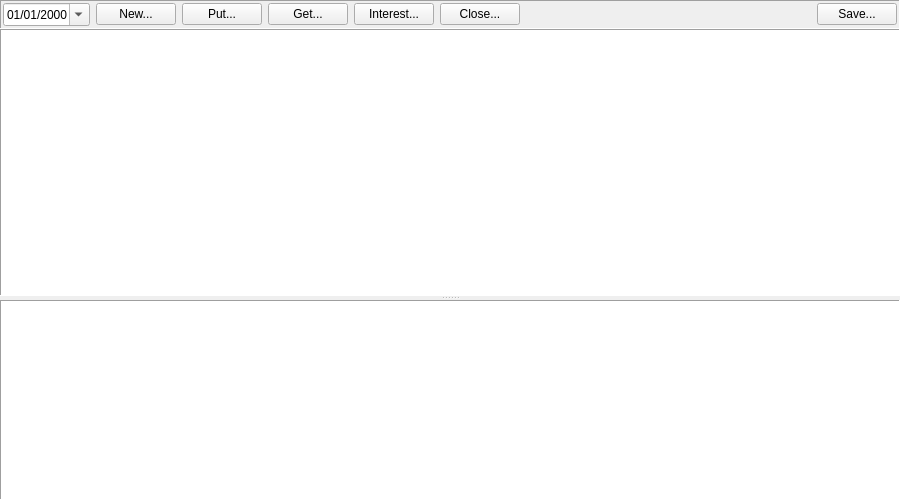
<?xml version="1.0" encoding="UTF-8"?>
<ui version="4.0">
 <class>DepositsReportWidget</class>
 <widget class="QWidget" name="DepositsReportWidget">
  <property name="geometry">
   <rect>
    <x>0</x>
    <y>0</y>
    <width>900</width>
    <height>500</height>
   </rect>
  </property>
  <property name="windowTitle">
   <string>Deposits</string>
  </property>
  <layout class="QVBoxLayout" name="verticalLayout">
   <property name="spacing">
    <number>0</number>
   </property>
   <property name="leftMargin">
    <number>0</number>
   </property>
   <property name="topMargin">
    <number>0</number>
   </property>
   <property name="rightMargin">
    <number>0</number>
   </property>
   <property name="bottomMargin">
    <number>0</number>
   </property>
   <item>
    <widget class="QFrame" name="ReportParamsFrame">
     <property name="frameShape">
      <enum>QFrame::Panel</enum>
     </property>
     <property name="frameShadow">
      <enum>QFrame::Sunken</enum>
     </property>
     <layout class="QGridLayout" name="gridLayout">
      <property name="leftMargin">
       <number>2</number>
      </property>
      <property name="topMargin">
       <number>2</number>
      </property>
      <property name="rightMargin">
       <number>2</number>
      </property>
      <property name="bottomMargin">
       <number>2</number>
      </property>
      <property name="spacing">
       <number>6</number>
      </property>
      <item row="0" column="0">
       <widget class="QDateEdit" name="DepositsDate">
        <property name="displayFormat">
         <string>dd/MM/yyyy</string>
        </property>
        <property name="calendarPopup">
         <bool>true</bool>
        </property>
        <property name="timeSpec">
         <enum>Qt::UTC</enum>
        </property>
       </widget>
      </item>
      <item row="0" column="1">
       <widget class="QPushButton" name="NewButton">
        <property name="toolTip">
         <string>Open a new deposit</string>
        </property>
        <property name="text">
         <string>New...</string>
        </property>
       </widget>
      </item>
      <item row="0" column="2">
       <widget class="QPushButton" name="PutButton">
        <property name="toolTip">
         <string>Put money into the selected deposit</string>
        </property>
        <property name="text">
         <string>Put...</string>
        </property>
       </widget>
      </item>
      <item row="0" column="3">
       <widget class="QPushButton" name="GetButton">
        <property name="toolTip">
         <string>Take money out of the selected deposit</string>
        </property>
        <property name="text">
         <string>Get...</string>
        </property>
       </widget>
      </item>
      <item row="0" column="4">
       <widget class="QPushButton" name="InterestButton">
        <property name="toolTip">
         <string>Record interest credited to the selected deposit</string>
        </property>
        <property name="text">
         <string>Interest...</string>
        </property>
       </widget>
      </item>
      <item row="0" column="5">
       <widget class="QPushButton" name="CloseButton">
        <property name="toolTip">
         <string>Close the selected deposit and return its money</string>
        </property>
        <property name="text">
         <string>Close...</string>
        </property>
       </widget>
      </item>
      <item row="0" column="6">
       <spacer name="ReportFrameSpacer">
        <property name="orientation">
         <enum>Qt::Horizontal</enum>
        </property>
        <property name="sizeHint" stdset="0">
         <size>
          <width>40</width>
          <height>20</height>
         </size>
        </property>
       </spacer>
      </item>
      <item row="0" column="7">
       <widget class="QPushButton" name="SaveButton">
        <property name="text">
         <string>Save...</string>
        </property>
       </widget>
      </item>
     </layout>
    </widget>
   </item>
   <item>
    <widget class="QSplitter" name="splitter">
     <property name="orientation">
      <enum>Qt::Vertical</enum>
     </property>
     <widget class="TableViewWithFooter" name="ReportTableView">
      <property name="sizePolicy">
       <sizepolicy hsizetype="Expanding" vsizetype="Expanding">
        <horstretch>0</horstretch>
        <verstretch>4</verstretch>
       </sizepolicy>
      </property>
      <property name="frameShape">
       <enum>QFrame::Panel</enum>
      </property>
      <property name="frameShadow">
       <enum>QFrame::Sunken</enum>
      </property>
      <property name="editTriggers">
       <set>QAbstractItemView::NoEditTriggers</set>
      </property>
      <property name="alternatingRowColors">
       <bool>true</bool>
      </property>
      <property name="selectionBehavior">
       <enum>QAbstractItemView::SelectRows</enum>
      </property>
      <property name="selectionMode">
       <enum>QAbstractItemView::SingleSelection</enum>
      </property>
      <property name="gridStyle">
       <enum>Qt::DotLine</enum>
      </property>
      <property name="wordWrap">
       <bool>false</bool>
      </property>
      <attribute name="verticalHeaderVisible">
       <bool>false</bool>
      </attribute>
      <attribute name="verticalHeaderMinimumSectionSize">
       <number>20</number>
      </attribute>
      <attribute name="verticalHeaderDefaultSectionSize">
       <number>20</number>
      </attribute>
     </widget>
     <widget class="QTableView" name="DetailsTableView">
      <property name="sizePolicy">
       <sizepolicy hsizetype="Expanding" vsizetype="Expanding">
        <horstretch>0</horstretch>
        <verstretch>3</verstretch>
       </sizepolicy>
      </property>
      <property name="frameShape">
       <enum>QFrame::Panel</enum>
      </property>
      <property name="frameShadow">
       <enum>QFrame::Sunken</enum>
      </property>
      <property name="editTriggers">
       <set>QAbstractItemView::NoEditTriggers</set>
      </property>
      <property name="alternatingRowColors">
       <bool>true</bool>
      </property>
      <property name="gridStyle">
       <enum>Qt::DotLine</enum>
      </property>
      <property name="wordWrap">
       <bool>false</bool>
      </property>
      <attribute name="verticalHeaderVisible">
       <bool>false</bool>
      </attribute>
      <attribute name="verticalHeaderMinimumSectionSize">
       <number>20</number>
      </attribute>
      <attribute name="verticalHeaderDefaultSectionSize">
       <number>20</number>
      </attribute>
     </widget>
    </widget>
   </item>
  </layout>
 </widget>
 <customwidgets>
  <customwidget>
   <class>TableViewWithFooter</class>
   <extends>QTableView</extends>
   <header>jal/widgets/custom/tableview_with_footer.h</header>
  </customwidget>
 </customwidgets>
 <resources/>
 <connections/>
</ui>
